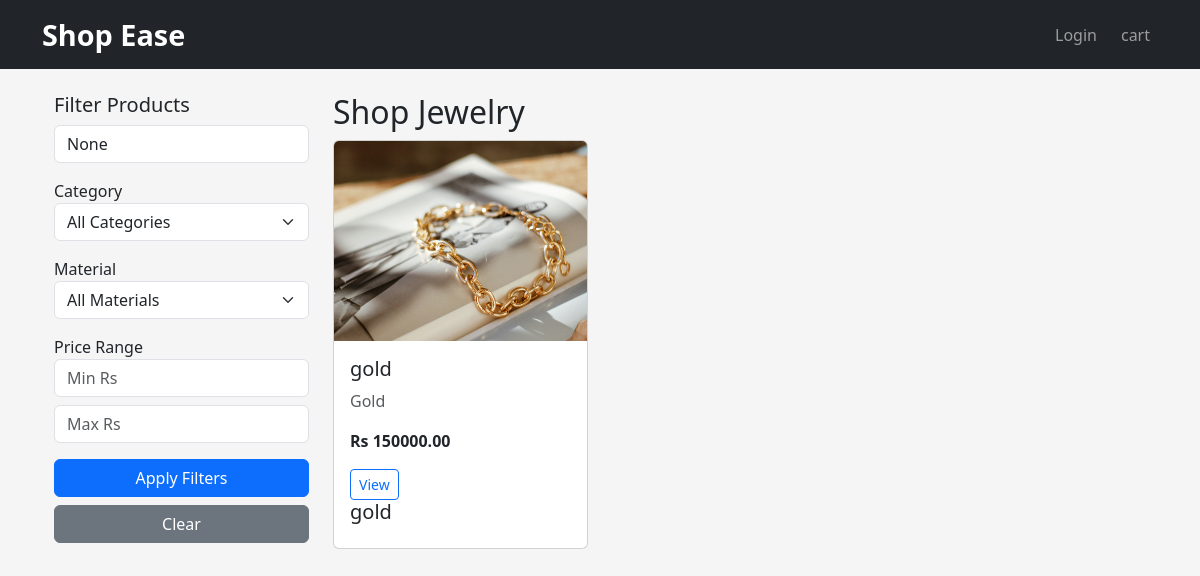
The app's page /, older data.
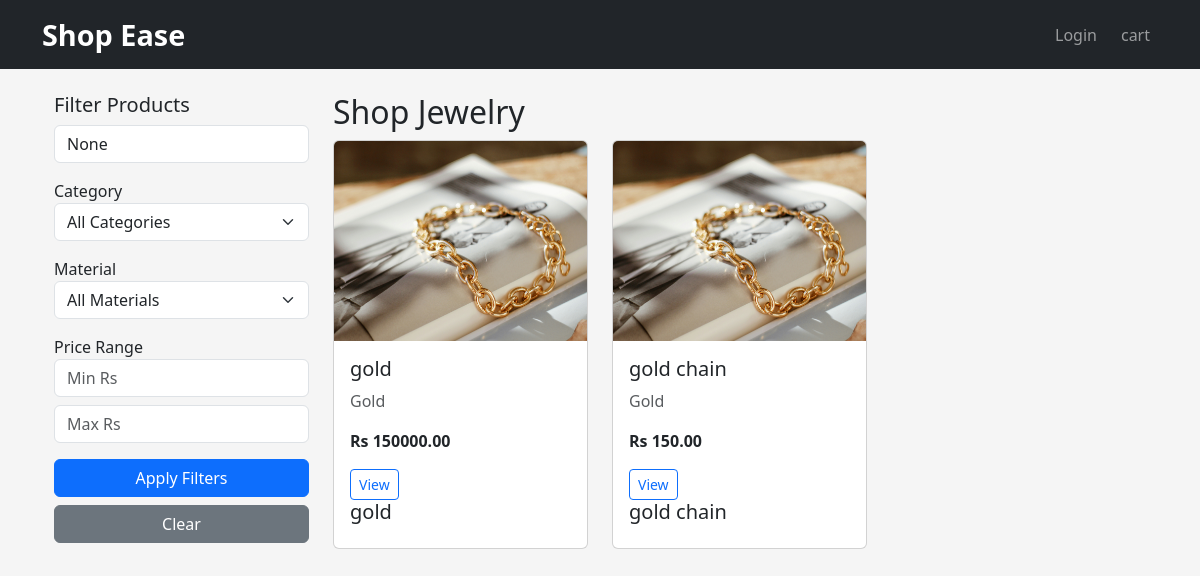
The same page, newer data.
### products/models.py (models this page shows, shortened)
class Product(models.Model):
    MATERIAL_CHOICES = [
        ('gold', 'Gold'), ('silver', 'Silver'), ('handmade', 'Handmade'),
        ('gemstone', 'Gemstone'), ('pearl', 'Pearl'), ('other', 'Other')
    ]
    seller = models.ForeignKey(User, on_delete=models.CASCADE)
    title = models.CharField(max_length=200)
    description = models.TextField()
    price = models.DecimalField(max_digits=10, decimal_places=2)
    material = models.CharField(max_length=20, choices=MATERIAL_CHOICES)
    category = models.ForeignKey(Category, on_delete=models.CASCADE)
    image = models.ImageField(upload_to='products/')
    stock = models.PositiveIntegerField(default=1)
    created_at = models.DateTimeField(auto_now_add=True)

### products/views.py (the view)
# urls.py: path('', views.home, name='home'),
def home(request):
    products = Product.objects.all()
    categories = Category.objects.all()
    material = request.GET.get('material')
    category_id = request.GET.get('category')
    min_price = request.GET.get('min_price')
    max_price = request.GET.get('max_price')
    search = request.GET.get('q')
    if material:
        products = products.filter(material=material)
    if category_id:
        products = products.filter(category_id=category_id)
    if min_price:
        products = products.filter(price__gte=min_price)
    if max_price:
        products = products.filter(price__lte=max_price)
    if search:
        products = products.filter(
            Q(title__icontains=search) | Q(description__icontains=search)
        )
    context = {
        'products': products,
        'categories': categories,
        'materials': [choice[0] for choice in Product.MATERIAL_CHOICES],
        'selected_material': material,
        'selected_category': category_id,
        'search_query': search,
    }
    return render(request, 'products/home.html', context)

### cart/context_processors.py (called while the page is built)
def cart(request):
    return {'cart': Cart(request)}

### products/context_processors.py (called while the page is built)
def wishlist_count(request):
    if request.user.is_authenticated:
        count = Wishlist.objects.filter(user=request.user).count()
    else:
        count = 0
    return {'wishlist_count': count}

### templates/products/home.html (shortened to what this page needs)
{% extends "base.html" %}
{% block content %}
<div class="container mt-4">
    <div class="row">
        <div class="col-md-3">
            <h5>Filter Products</h5>
            <form method="get">
                <div class="mb-3">
                    <input type="text" name="q" class="form-control" placeholder="Search..." value="{{ search_query }}">
                </div>
                <div class="mb-3">
                    <label>Category</label>
                    <select name="category" class="form-select">
                        <option value="">All Categories</option>
                    </select>
                </div>
                <div class="mb-3">
                    <label>Material</label>
                    <select name="material" class="form-select">
                        <option value="">All Materials</option>
                    </select>
                </div>
                <div class="mb-3">
                    <label>Price Range</label>
                    <input type="number" name="min_price" class="form-control mb-2" placeholder="Min Rs" value="{{ request.GET.min_price }}">
                    <input type="number" name="max_price" class="form-control" placeholder="Max Rs" value="{{ request.GET.max_price }}">
                </div>
                <button type="submit" class="btn btn-primary w-100">Apply Filters</button>
                <a href="{% url 'products:home' %}" class="btn btn-secondary w-100 mt-2">Clear</a>
            </form>
        </div>
        <div class="col-md-9">
            <h2>Shop Jewelry</h2>
            <div class="row">
                {% for product in products %}
                <div class="col-md-4 mb-4">
                    <div class="card h-100">
                        {% if product.image %}
                        <img src="{{ product.image.url }}" class="card-img-top" style="height:200px; object-fit:cover;">
                        {% endif %}
                        <div class="card-body d-flex flex-column">
                            <h5 class="card-title">{{ product.title }}</h5>
                            <p class="text-muted">{{ product.material|title }}</p>
                            <p class="fw-bold">Rs {{ product.price }}</p>
                            <div class="mt-auto">
                                <a href="{% url 'products:product_detail' product.pk %}" class="btn btn-outline-primary btn-sm">View</a>
                                <h5 class="card-title">{{ product.title }}</h5>
                            </div>
                        </div>
                    </div>
                </div>
                {% empty %}
                <p>No products found.</p>
                {% endfor %}
            </div>
        </div>
    </div>
</div>
{% endblock %}

### templates/Base.html (shortened to what this page needs)
<!DOCTYPE html>
<html lang="en">
<head>
    <link href="https://cdn.jsdelivr.net/npm/bootstrap@5.3.0/dist/css/bootstrap.min.css" rel="stylesheet">
    <link rel="stylesheet" href="https://cdn.jsdelivr.net/npm/bootstrap-icons@1.11.0/font/bootstrap-icons.css">
</head>
<body>
    <nav class="navbar navbar-expand-lg navbar-dark bg-dark">
        <div class="container">
            <a class="navbar-brand" href="{% url 'products:home' %}">Shop Ease</a>
            <div class="navbar-nav ms-auto">
               {% if user.is_authenticated %}
<li class="nav-item">
    <a class="nav-link" href="{% url 'accounts:profile' %}">Profile</a>
</li>
<li class="nav-item">
    <a class="nav-link" href="{% url 'orders:history' %}">My Orders</a>
</li>
<li class="nav-item">
    <a class="nav-link" href="{% url 'accounts:logout' %}">Logout</a>
</li>
{% else %}
<li class="nav-item">
    <a class="nav-link" href="{% url 'accounts:login' %}">Login</a>
</li>
{% endif %}
                <a class="nav-link btn btn-outline-light ms-2" href="{% url 'cart:cart_detail' %}">
                    cart
                </a>
            </div>
        </div>
    </nav>
    <div class="container mt-4">
        {% block content %}{% endblock %}
    </div>
</body>
</html>

### templates/Base.html (style rules this page uses)
body { background-color: #f5f5f5; }
.navbar-brand { font-weight: bold; font-size: 1.8rem; }

Row changes from the older to the newer data that the page shows:
added Product: image (picture), title "gold chain", material "Gold", price "150.00"
